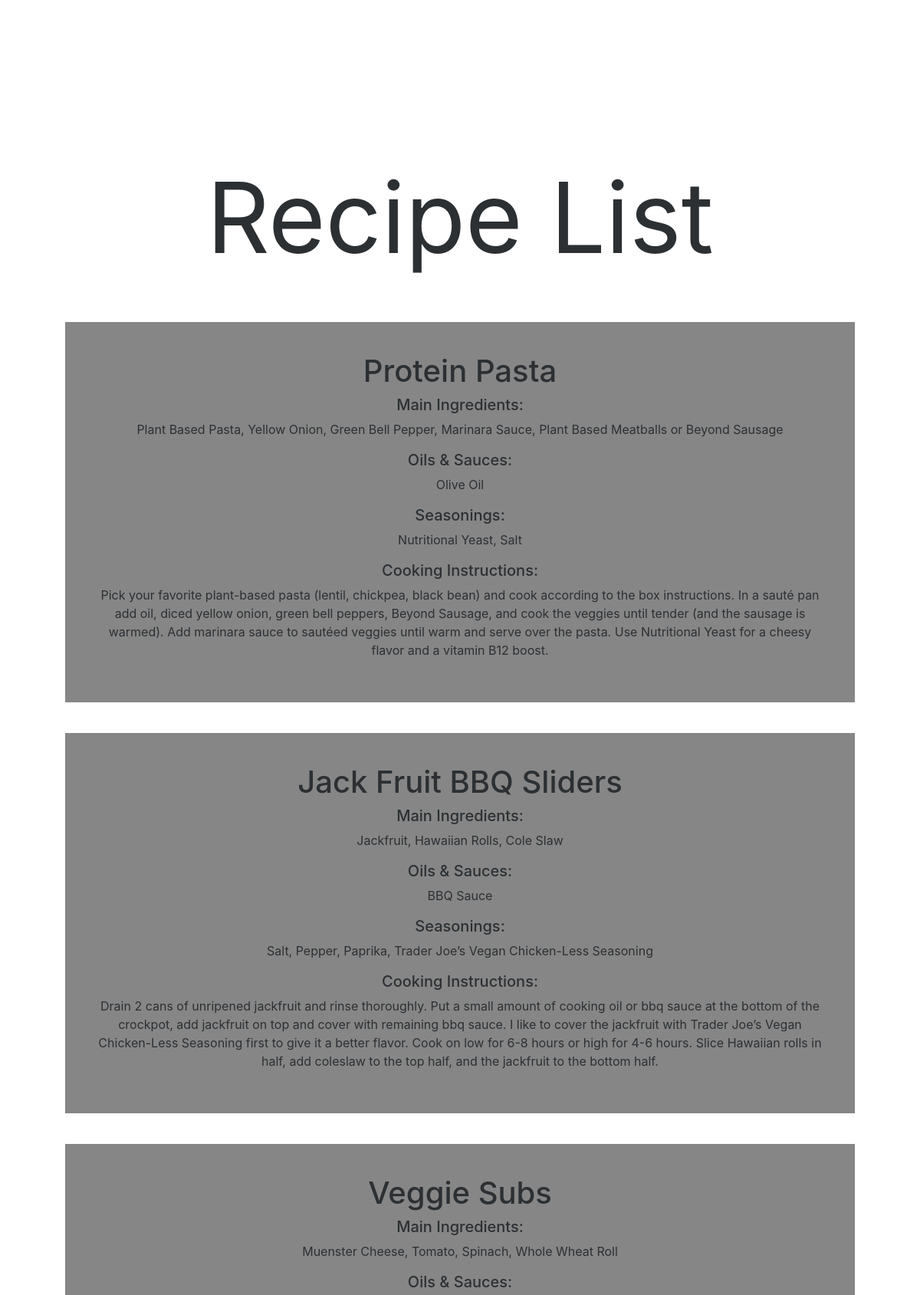
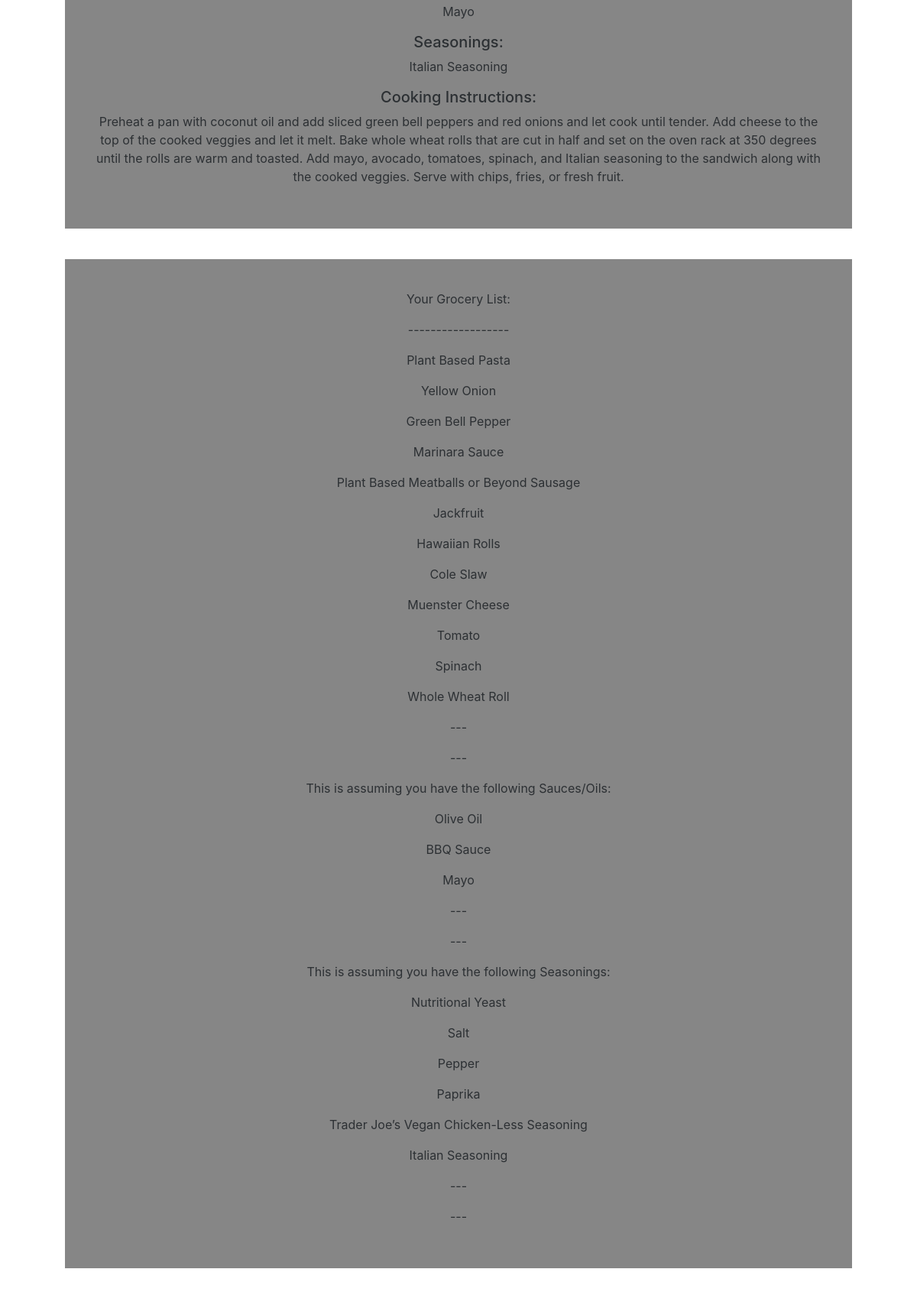
The page /recipes/3 (upper part) on the database its author committed (2 pictures, top to bottom).
### generator/models.py (models this page shows)
class Recipe(models.Model):
    name = models.CharField(max_length=50)
    main = models.TextField()
    seasoning = models.TextField(blank=True)
    oils = models.TextField(blank=True)
    preparation = models.TextField(default="Yummy")

### generator/views.py (the view)
# urls.py: path('recipes/<int:amount>', views.recipe_list),
def recipe_list(request, amount):
    m_list = Recipe.objects.all()
    r_list = random.sample(list(m_list), amount)
    main_i = []
    oils_i = []
    seasoning_i =[]
    for r in r_list:
        main_i = main_i + [x.replace(',', '') for x in r.main.split('\r\n') if x.replace(',', '') not in main_i ]
        oils_i = oils_i + [x.replace(',', '') for x in r.oils.split('\r\n')if x.replace(',', '') not in oils_i ]
        seasoning_i = seasoning_i + [x.replace(',', '') for x in r.seasoning.split('\r\n') if x.replace(',', '') not in seasoning_i ]
    args = {"recipes": r_list, 'ing_li': main_i, 'oils_li': oils_i, 'seasons_li': seasoning_i}
    return render(request, 'generator/recipe_page.html', args)

### generator/templates/generator/recipe_page.html (shortened to what this page needs)
{% extends "./base.html" %}
{% block content %}
{% load static %}
<div class="container">
  <div class="gen_title">
    <p>Recipe List</p>
  </div>
  {% for om in recipes %}
  <div class="recipe">
    <h1>{{ om.name }}</h1>
    <h5>Main Ingredients:</h5>
    <p>{{ om.main }}</p>
    <h5>Oils & Sauces:</h5>
    <p>{{ om.oils }}</p>
    <h5>Seasonings:</h5>
    <p>{{ om.seasoning }}</p>
    <h5>Cooking Instructions:</h5>
    <p>{{ om.preparation }}</p>
  </div>
  {% endfor %}
  <div class="g_list">
    <p>Your Grocery List:</p>
    <p>------------------</p>
    {% for g in ing_li %}
    <p>{{ g }}</p>
    {% endfor %}
    <p>---</p>
    <p>---</p>
    <p>This is assuming you have the following Sauces/Oils:</p>
    {% for o in oils_li %}
    <p>{{ o }}</p>
    {% endfor %}
    <p>---</p>
    <p>---</p>
    <p>This is assuming you have the following Seasonings:</p>
    {% for s in seasons_li %}
    <p>{{ s }}</p>
    {% endfor %}
    <p>---</p>
    <p>---</p>
  </div>
</div>
{% endblock %}

### generator/templates/generator/base.html (shortened to what this page needs)
<!DOCTYPE html>
<html lang="en" dir="ltr">
  <head>
    {% load static %}
    <link rel="stylesheet" type="text/css" href="{% static 'generator/style.css' %}">
    <link href="https://stackpath.bootstrapcdn.com/bootstrap/4.4.1/css/bootstrap.min.css" rel="stylesheet">
  </head>
  <body>
    <nav class="navbar navbar-expand-lg navbar-light bg-clear">
      <div class="collapse navbar-collapse d-flex flex-row-reverse" id="navbarNav">
        <ul class="navbar-nav">
          <li class="nav-item">
            <a class="nav-link" href="/">Home<span class="sr-only">(current)</span></a>
          </li>
          <li class="nav-item">
            <a class="nav-link" href="/recipe_gen">Recipe Generator</a>
          </li>
        </ul>
      </div>
    </nav>
    {%  block content %}{%  endblock %}
  </body>
</html>

### generator/static/generator/style.css (style rules this page uses)
body { background: no-repeat center center fixed; -webkit-background-size: cover; -moz-background-size: cover; background-size: cover; -o-background-size: cover; width: 100%; height: 70vh; }
#navbarNav a { font-size: 3vh; color: white; }
.container { background: white; opacity: .95; margin: 10vh; min-height: 70vh; padding: 5vh; }
.gen_title { font-size: 16vh; text-align: center; }
.recipe { background: grey; margin: 5vh; padding: 5vh; text-align: center; }
.g_list { background: grey; margin: 5vh; padding: 5vh; text-align: center; }

### generator/templates/generator/recipe_page.html (style rules this page uses)
body { background-image: url('https://easyveggies.s3.us-east-2.amazonaws.com/BG5.jpg'); }

### rows shown on the page
Recipe: name "Protein Pasta", main "Plant Based Pasta, Yellow Onion, Green Bell Pepper, Marinara Sauce, Plant Based Meatballs or Beyond Sausage", oils "Olive Oil", seasoning "Nutritional Yeast, Salt", preparation "Pick your favorite plant-based pasta (lentil, chickpea, black bean) and cook according to the box instructions. In a sauté pan add oil, diced yellow onion, green bell peppers, Beyond Sausage, and cook the veggies until tender (and the sausage is warmed). Add marinara sauce to sautéed veggies until warm and serve over the pasta. Use Nutritional Yeast for a cheesy flavor and a vitamin B12 boost.", oils_li "Olive Oil"
Recipe: name "Jack Fruit BBQ Sliders", main "Jackfruit, Hawaiian Rolls, Cole Slaw", oils "BBQ Sauce", seasoning "Salt, Pepper, Paprika, Trader Joe’s Vegan Chicken-Less Seasoning", preparation "Drain 2 cans of unripened jackfruit and rinse thoroughly. Put a small amount of cooking oil or bbq sauce at the bottom of the crockpot, add jackfruit on top and cover with remaining bbq sauce. I like to cover the jackfruit with Trader Joe’s Vegan Chicken-Less Seasoning first to give it a better flavor. Cook on low for 6-8 hours or high for 4-6 hours. Slice Hawaiian rolls in half, add coleslaw to the top half, and the jackfruit to the bottom half.", oils_li "BBQ Sauce"
Recipe: name "Veggie Subs", main "Muenster Cheese, Tomato, Spinach, Whole Wheat Roll", oils "Mayo", seasoning "Italian Seasoning", preparation "Preheat a pan with coconut oil and add sliced green bell peppers and red onions and let cook until tender. Add cheese to the top of the cooked veggies and let it melt. Bake whole wheat rolls that are cut in half and set on the oven rack at 350 degrees until the rolls are warm and toasted. Add mayo, avocado, tomatoes, spinach, and Italian seasoning to the sandwich along with the cooked veggies. Serve with chips, fries, or fresh fruit.", oils_li "Mayo", seasons_li "Italian Seasoning"

### other values the page prints
{{ g }} "Plant Based Pasta" "Yellow Onion" "Green Bell Pepper" "Marinara Sauce" "Plant Based Meatballs or Beyond Sausage" "Jackfruit" "Hawaiian Rolls" "Cole Slaw" "Muenster Cheese" "Tomato" "Spinach" "Whole Wheat Roll"
{{ s }} "Nutritional Yeast" "Salt" "Pepper" "Paprika" "Trader Joe’s Vegan Chicken-Less Seasoning"
